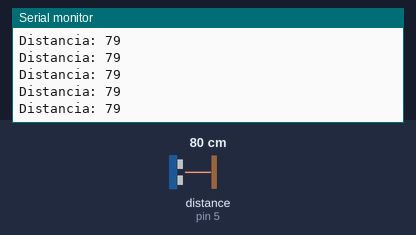
Recording of a sketch running on a simulated Arduino Uno, built with avr-gcc and run on an emulated ATmega328P. Parts: the last lines printed to the serial monitor. Wiring (inferred from the names in the program): ultrasonic range finder: trigger pin 6; echo pin 5. The inputs (shaded band) are chosen by the test bench; at power-on: distance to the obstacle (sensor on pin 5) 80 cm. The echo pulse lasts 58.3 µs per cm.

Above: at 1.2 s.
1.3 s: distance to the obstacle (sensor on pin 5) set to 2 cm
At 1.38 s:
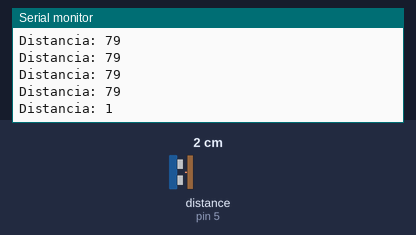
4.3 s: distance to the obstacle (sensor on pin 5) set to 250 cm
At 4.41 s:
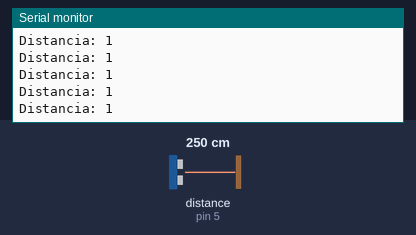
Timing chart, 0 to 7.3 s (numbered marks = the images above; inputs shaded):
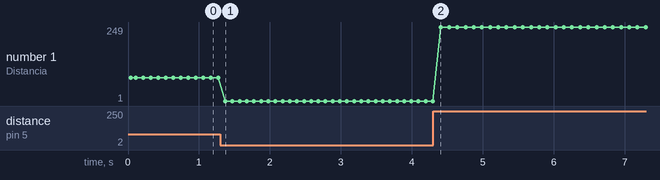

Measured:
- after the input at 1.3 s, the serial monitor: prints a new line after 0.07 s (image 1)
- plotted number 1: 79 → 1 after the input at 1.3 s, 1 → 249 after the input at 4.3 s

The sketch:

UltrasonidosNoLibreria.ino
```cpp
const int EchoPin = 5;
const int TriggerPin = 6;

void setup() {
  // put your setup code here, to run once:
  Serial.begin(9600);
  pinMode(TriggerPin, OUTPUT);
  pinMode(EchoPin, INPUT);
  Serial.println("Programa iniciado correctamente.");
}

void loop() {
  // put your main code here, to run repeatedly:
  int cm = ping(TriggerPin, EchoPin);
  Serial.print("Distancia: ");
  Serial.println(cm);
  delay(100);
}

// Definir la funcion de medida
int ping(int TriggerPin, int EchoPin){
  long distanceCm, duration;

  // Para asegurar un disparo limpio, se va a poner el trigger a LOW durante 4 us
  digitalWrite(TriggerPin, LOW);
  delayMicroseconds(4);

  // Disparamos el trigger (HIGH) durante al menos 10us para asegurar el disparo y lo volvemos a poner en LOW.
  digitalWrite(TriggerPin, HIGH);
  delayMicroseconds(10);
  digitalWrite(TriggerPin, LOW);

  // Determinamos el tiempo que tarda en cambiar de estado con la funcion pulseIn, que hace eso.
  duration = pulseIn(EchoPin, HIGH);

  // Determinar la distancia con la formula.
  distanceCm = duration * 10 / 292 / 2;

  return distanceCm;
}
```
